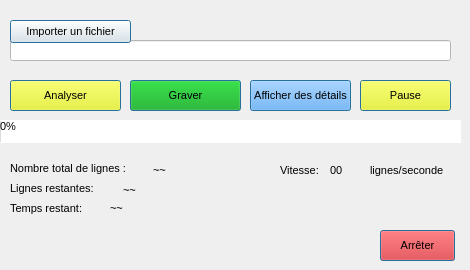
    <widget class="QWidget" name="tabModdeFIchier">
     <property name="font">
      <font>
       <pointsize>8</pointsize>
      </font>
     </property>
     <attribute name="title">
      <string>Mode fichier</string>
     </attribute>
     <widget class="QLineEdit" name="lineEdit">
      <property name="geometry">
       <rect>
        <x>10</x>
        <y>40</y>
        <width>441</width>
        <height>21</height>
       </rect>
      </property>
      <property name="styleSheet">
       <string notr="true">background-color: rgb(255, 255, 255);</string>
      </property>
      <property name="text">
       <string/>
      </property>
      <property name="readOnly">
       <bool>true</bool>
      </property>
     </widget>
     <widget class="QPushButton" name="pushButtonImportFichier">
      <property name="geometry">
       <rect>
        <x>10</x>
        <y>20</y>
        <width>121</width>
        <height>23</height>
       </rect>
      </property>
      <property name="text">
       <string>Importer un fichier</string>
      </property>
      <property name="default">
       <bool>true</bool>
      </property>
     </widget>
     <widget class="QPushButton" name="pushButtonAnalyser">
      <property name="geometry">
       <rect>
        <x>10</x>
        <y>80</y>
        <width>111</width>
        <height>31</height>
       </rect>
      </property>
      <property name="styleSheet">
       <string notr="true">
font: 13pt &quot;MS Shell Dlg 2&quot;;
background-color: rgb(255, 255, 0);</string>
      </property>
      <property name="text">
       <string>Analyser</string>
      </property>
      <property name="iconSize">
       <size>
        <width>120</width>
        <height>31</height>
       </size>
      </property>
      <property name="autoDefault">
       <bool>false</bool>
      </property>
      <property name="default">
       <bool>true</bool>
      </property>
      <property name="flat">
       <bool>false</bool>
      </property>
     </widget>
     <widget class="QPushButton" name="pushButtonGraverDessiner">
      <property name="geometry">
       <rect>
        <x>130</x>
        <y>80</y>
        <width>111</width>
        <height>31</height>
       </rect>
      </property>
      <property name="styleSheet">
       <string notr="true">background-color: rgb(0, 170, 0);
font: 13pt &quot;MS Shell Dlg 2&quot;;</string>
      </property>
      <property name="text">
       <string>Graver</string>
      </property>
      <property name="default">
       <bool>true</bool>
      </property>
     </widget>
     <widget class="QPushButton" name="pushButtonAfficherLesDetails">
      <property name="geometry">
       <rect>
        <x>250</x>
        <y>80</y>
        <width>101</width>
        <height>31</height>
       </rect>
      </property>
      <property name="styleSheet">
       <string notr="true">
font: 8pt &quot;MS Shell Dlg 2&quot;;

background-color: rgb(85, 170, 255);</string>
      </property>
      <property name="text">
       <string>Afficher des détails</string>
      </property>
      <property name="default">
       <bool>true</bool>
      </property>
     </widget>
     <widget class="QProgressBar" name="progressBar">
      <property name="geometry">
       <rect>
        <x>0</x>
        <y>120</y>
        <width>461</width>
        <height>23</height>
       </rect>
      </property>
      <property name="styleSheet">
       <string notr="true">background-color: rgb(255, 255, 255);
border-color: rgb(0, 0, 0);</string>
      </property>
      <property name="value">
       <number>0</number>
      </property>
     </widget>
     <widget class="QWidget" name="widgetDetails" native="true">
      <property name="geometry">
       <rect>
        <x>0</x>
        <y>150</y>
        <width>461</width>
        <height>71</height>
       </rect>
      </property>
      <property name="styleSheet">
       <string notr="true">font: 10pt &quot;MS Shell Dlg 2&quot;;</string>
      </property>
      <widget class="QPushButton" name="pushButtonPause">
       <property name="geometry">
        <rect>
         <x>340</x>
         <y>110</y>
         <width>101</width>
         <height>23</height>
        </rect>
       </property>
       <property name="text">
        <string>Pause</string>
       </property>
      </widget>
      <widget class="QLabel" name="labelVitesse">
       <property name="geometry">
        <rect>
         <x>330</x>
         <y>10</y>
         <width>41</width>
         <height>20</height>
        </rect>
       </property>
       <property name="font">
        <font>
         <family>MS Shell Dlg 2</family>
         <pointsize>8</pointsize>
         <weight>9</weight>
         <italic>false</italic>
         <bold>false</bold>
        </font>
       </property>
       <property name="styleSheet">
        <string notr="true">font: 75 8pt &quot;MS Shell Dlg 2&quot;;
font: 75 8pt &quot;MS Shell Dlg 2&quot;;</string>
       </property>
       <property name="text">
        <string>00 </string>
       </property>
      </widget>
      <widget class="QLabel" name="labelNombreDeLignes">
       <property name="geometry">
        <rect>
         <x>150</x>
         <y>10</y>
         <width>101</width>
         <height>20</height>
        </rect>
       </property>
       <property name="styleSheet">
        <string notr="true">font: 75 8pt &quot;MS Shell Dlg 2&quot;;</string>
       </property>
       <property name="text">
        <string> ~~</string>
       </property>
      </widget>
      <widget class="QLabel" name="label_14">
       <property name="geometry">
        <rect>
         <x>370</x>
         <y>10</y>
         <width>91</width>
         <height>20</height>
        </rect>
       </property>
       <property name="text">
        <string>lignes/seconde</string>
       </property>
      </widget>
      <widget class="QLabel" name="label_5">
       <property name="geometry">
        <rect>
         <x>10</x>
         <y>10</y>
         <width>131</width>
         <height>16</height>
        </rect>
       </property>
       <property name="text">
        <string>Nombre total de lignes :</string>
       </property>
      </widget>
      <widget class="QLabel" name="label_15">
       <property name="geometry">
        <rect>
         <x>280</x>
         <y>10</y>
         <width>51</width>
         <height>20</height>
        </rect>
       </property>
       <property name="text">
        <string>Vitesse:</string>
       </property>
      </widget>
      <widget class="QLabel" name="label_6">
       <property name="geometry">
        <rect>
         <x>10</x>
         <y>30</y>
         <width>101</width>
         <height>16</height>
        </rect>
       </property>
       <property name="text">
        <string>Lignes restantes:</string>
       </property>
      </widget>
      <widget class="QLabel" name="labelLignesRestantes">
       <property name="geometry">
        <rect>
         <x>120</x>
         <y>30</y>
         <width>91</width>
         <height>20</height>
        </rect>
       </property>
       <property name="styleSheet">
        <string notr="true">font: 75 8pt &quot;MS Shell Dlg 2&quot;;</string>
       </property>
       <property name="text">
        <string> ~~</string>
       </property>
      </widget>
      <widget class="QLabel" name="label_8">
       <property name="geometry">
        <rect>
         <x>10</x>
         <y>50</y>
         <width>101</width>
         <height>16</height>
        </rect>
       </property>
       <property name="text">
        <string>Temps restant:</string>
       </property>
      </widget>
      <widget class="QLabel" name="labelTempsRestant">
       <property name="geometry">
        <rect>
         <x>110</x>
         <y>50</y>
         <width>231</width>
         <height>16</height>
        </rect>
       </property>
       <property name="text">
        <string>~~</string>
       </property>
      </widget>
     </widget>
     <widget class="QPushButton" name="pushButtonBreak">
      <property name="geometry">
       <rect>
        <x>360</x>
        <y>80</y>
        <width>91</width>
        <height>31</height>
       </rect>
      </property>
      <property name="styleSheet">
       <string notr="true">font: 12pt &quot;MS Shell Dlg 2&quot;;
background-color: rgb(255, 255, 0);</string>
      </property>
      <property name="text">
       <string>Pause</string>
      </property>
      <property name="default">
       <bool>true</bool>
      </property>
     </widget>
     <widget class="QPushButton" name="pushButtonArreter">
      <property name="geometry">
       <rect>
        <x>380</x>
        <y>230</y>
        <width>75</width>
        <height>31</height>
       </rect>
      </property>
      <property name="styleSheet">
       <string notr="true">background-color: rgb(255, 0, 0);
font: 13pt &quot;MS Shell Dlg 2&quot;;</string>
      </property>
      <property name="text">
       <string>Arrêter</string>
      </property>
      <property name="autoDefault">
       <bool>false</bool>
      </property>
      <property name="default">
       <bool>true</bool>
      </property>
      <property name="flat">
       <bool>false</bool>
      </property>
     </widget>
    </widget>
